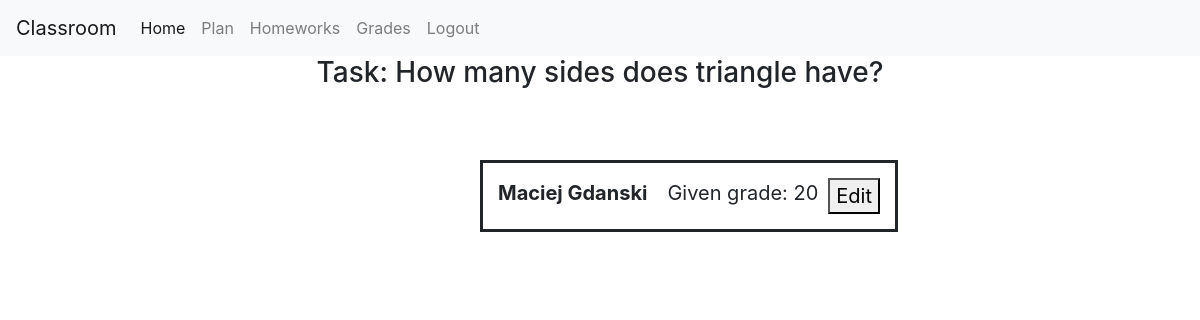
/submission/19 (signed in), run on an earlier commit of the app's database.
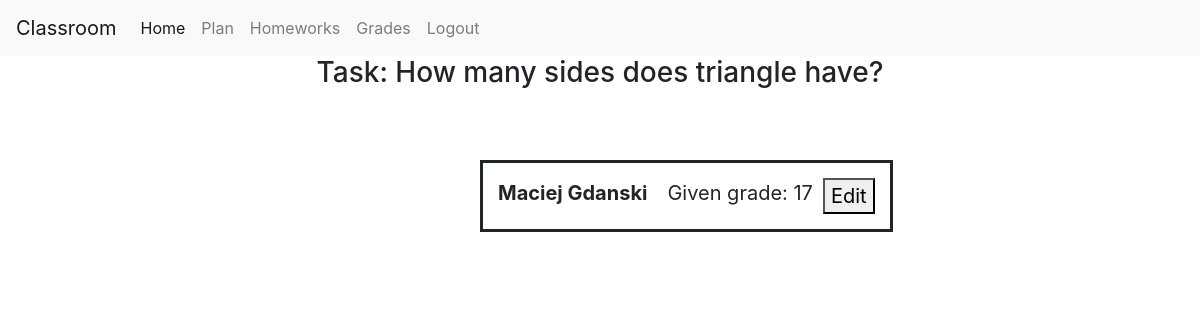
And on a later commit of the database.
### classroom/models.py (models this page shows)
class homework_submission(models.Model):
    homework = models.ForeignKey(Homework, on_delete=models.CASCADE, related_name="students_submissions")
    student = models.ForeignKey(User, on_delete=models.CASCADE, related_name="my_submissions")
    content = models.CharField(max_length=10000)

class Grade(models.Model):
    submission = models.ForeignKey(homework_submission, on_delete=models.CASCADE, related_name="grade")
    grade = models.IntegerField()
    feedback = models.CharField(max_length=1000)
    teacher = models.ForeignKey(User, on_delete=models.CASCADE, related_name="students_grades")

class User(AbstractUser):
    type = models.CharField(max_length=3, choices=USER_TYPE_CHOICES, null=True)
    group = models.ForeignKey(Class, on_delete=models.CASCADE, null=True ,related_name="class_students")
    school = models.ForeignKey(School, on_delete=models.CASCADE, null=True ,related_name="school_students")
    def __str__(self):
        return f"{self.first_name} {self.last_name}"

### classroom/views.py (the view)
# urls.py: path("submission/<int:homework_id>", views.homework_submission_view, name="submission"),
@login_required
def homework_submission_view(request, homework_id):
    user = request.user
    homework = Homework.objects.get(pk=homework_id)
    if user.type == "SU":
        if request.method == "POST":
            content = request.POST['content']
            submission = homework_submission.objects.create(homework=homework, student=user, content=content)
            submission.save()
            messages.success(request, "Submited succesfully")
            return redirect('homework')
        else:
            homework = Homework.objects.get(pk=homework_id)
            return render(request, "classroom/submission.html", {
                "homework": homework
            })
    else:
        if request.method == "POST":
            submissions = homework.students_submissions.all()
            if request.POST['type'] == 'grade':
                grade  = request.POST['grade']
                feedback = request.POST['feedback']
                submission_id=request.POST['submission.id']
                submission=homework_submission.objects.get(pk=submission_id)
                grade = Grade.objects.create(grade=grade, feedback=feedback, submission=submission, teacher=user)
                grade.save()
            else:
                grade  = request.POST['grade']
                feedback = request.POST['feedback']
                grade_id=request.POST['submission.id']
                grade_edit = Grade.objects.get(pk=grade_id)
                grade_edit.grade=grade
                grade_edit.feedback=feedback
                grade_edit.save()
            return render(request, "classroom/submissions.html",{
                "submissions": submissions,
                "homework": homework
            })
        else:
            submissions = homework.students_submissions.all()
            return render(request, "classroom/submissions.html",{
                "submissions": submissions,
                "homework": homework
            })

### classroom/templates/classroom/submissions.html (shortened to what this page needs)
{% extends "classroom/layout.html" %}
{% load static %}
{%block body%}
    <h3 style="text-align: center;">Task: {{homework.content}}</h3>
    <div id="homework-page">
    {% for submission in submissions %}
    <div class="submission">
        <div style="margin-right: 20px;"><b>{{submission.student}}</b></div>
        {%if submission.grade.all %}
            <div style="margin-right: 10px;">Given grade: {{submission.grade.all.first.grade}}</div>
            <div><button onclick="gradeView('{{submission.pk}}')">Edit</button>
            </div>
        {%endif%}
    </div>
    {%endfor%}
    </div>
{%endblock%}

What changed in the data, as far as the page shows it:
changed through a linked row, homework_submission "Maciej Gdanski": grade.all.first.grade "20" → "17"
